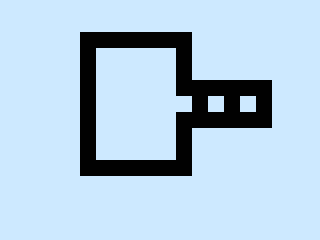

This game map was drawn from its Tiled (.tmx) file and the tilesets committed beside it. A one-line description and the trimmed map source follow:
An orthogonal 20x15 tile map with 16x16 px tiles, 2 tile layers (Tile Layer 2, Tile Layer 1) and 10 objects.

<map version="1.9" tiledversion="1.9.2" orientation="orthogonal" renderorder="right-down" width="20" height="15" tilewidth="16" tileheight="16" infinite="0" nextlayerid="15" nextobjectid="196">
 <tileset firstgid="1" name="fantasy" tilewidth="16" tileheight="16" tilecount="1120" columns="28">
  <image source="tilesets/tileset.png" width="448" height="640" />
 </tileset>
 <layer id="11" name="Tile Layer 2" width="20" height="15">
  <data>[300 cells, 300 non-empty, 2 distinct tile ids]</data>
 </layer>
 <layer id="10" name="Tile Layer 1" width="20" height="15">
  <data>[300 cells, 0 non-empty, 0 distinct tile ids]</data>
 </layer>
 <objectgroup id="6" name="collisions">
  <object id="186" x="80" y="32" width="112" height="16" />
  <object id="187" x="176" y="48" width="16" height="48" />
  <object id="188" x="192" y="80" width="80" height="16" />
  <object id="189" x="256" y="96" width="16" height="32" />
  <object id="190" x="176" y="112" width="80" height="16" />
  <object id="191" x="176" y="128" width="16" height="48" />
  <object id="192" x="80" y="48" width="16" height="128" />
  <object id="193" x="96" y="160" width="80" height="16" />
  <object id="194" x="192" y="96" width="16" height="16" />
  <object id="195" x="224" y="96" width="16" height="16" />
 </objectgroup>
</map>
